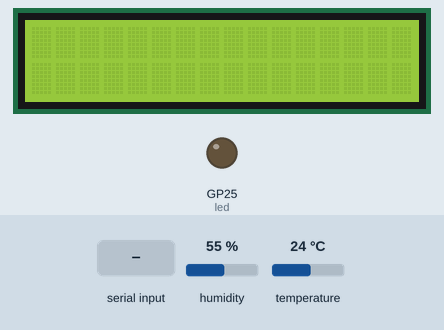
Recording of a program running on a simulated Raspberry Pi Pico running MicroPython. On the bench: 16×2 character LCD, output pins drawn as LEDs (lit = HIGH). The test bench sets the inputs (shaded band); at power-on: humidity 55 %, temperature 24 °C. Library files of the repository ran but are not shown: lcd_api.py, pico_i2c_lcd.py.

Above: at 1.2 s.
1.3 s: "1" received over the second serial link
At 1.9 s:
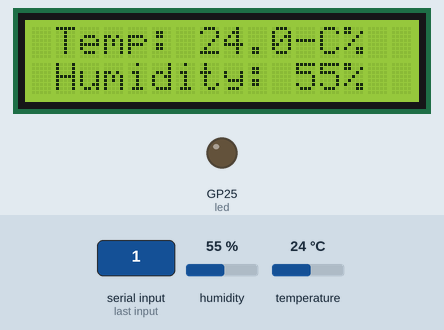
4.3 s: humidity set to 22 %
At 6.4 s:
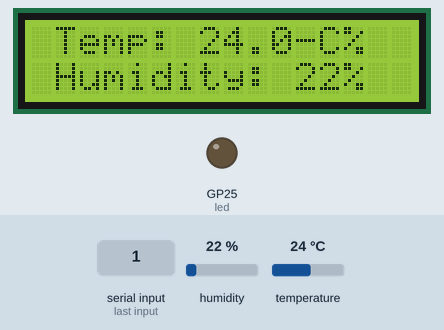
6.9 s: temperature set to 12 °C
At 8.1 s:
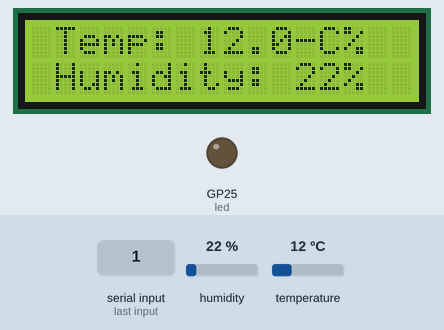
9.9 s: humidity set to 40 %
At 12.6 s:
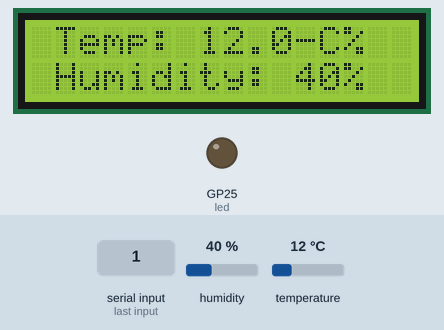
12.9 s: temperature set to 19 °C
At 14.3 s:
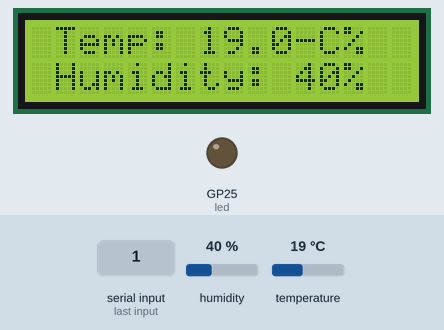
Timing chart, 0 to 15.9 s (numbered marks = the images above; inputs shaded):
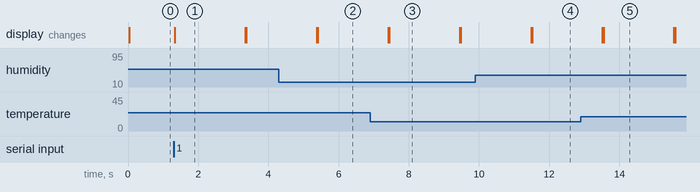

Measured:
- after the input at 1.3 s, the display: changes at once (image 1)
- after the input at 4.3 s, the display: first differs from a run without the input after 1.1 s (image 2)
- after the input at 6.9 s, the display: first differs from a run without the input after 0.55 s (image 3)
- after the input at 9.9 s, the display: first differs from a run without the input after 1.6 s (image 4)
- after the input at 12.9 s, the display: first differs from a run without the input after 0.66 s (image 5)
- what the display in image 1 shows lasts 2.0 s, from 1.3 s to 3.3 s

The program:

main.py
```python
from machine import UART, Pin
import time
from dht import DHT11, InvalidChecksum
from machine import I2C
from lcd_api import LcdApi
from pico_i2c_lcd import I2cLcd

I2C_ADDR     = 39
I2C_NUM_ROWS = 2
I2C_NUM_COLS = 16


sensor = DHT11(Pin(16, Pin.OUT, Pin.PULL_DOWN))
led = Pin(25, Pin.OUT)
i2c = I2C(0, sda=Pin(0), scl=Pin(1), freq=400000)
lcd = I2cLcd(i2c, I2C_ADDR, I2C_NUM_ROWS, I2C_NUM_COLS)
ser = UART(1, 9600)

def main():
        while True:
            c=ser.read(1)

            while c == b'1':

                temp = sensor.temperature
                humidity = sensor.humidity
                led.value(0)
                lcd.clear()
                lcd.move_to(1,0)
                lcd.putstr("Temp: {}°C%".format(temp))
                lcd.move_to(1,1)
                lcd.putstr("Humidity: {:.0f}%".format(humidity))

                time.sleep(2)
                led.value(1)


if __name__ == '__main__':
    main()
```
